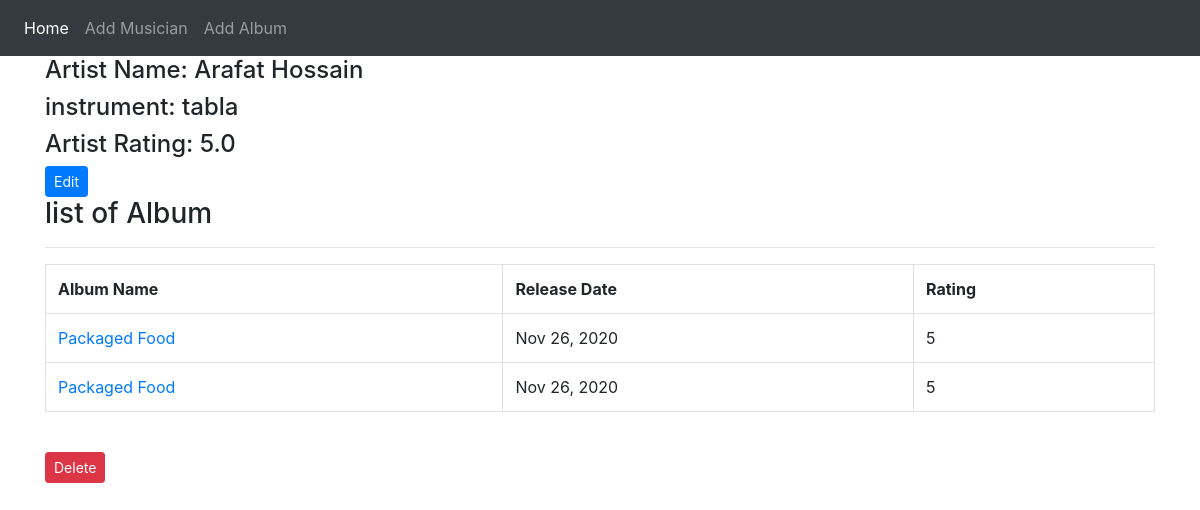
/album_list/2/, run on the app's committed database.
### App/models.py (models this page shows, shortened)
class Musician(models.Model):
    first_name = models.CharField(max_length=200)
    last_name = models.CharField(max_length=100)
    instrument = models.CharField(max_length = 50)

class  Album(models.Model):
    artist = models.ForeignKey(Musician, on_delete=models.CASCADE)
    name = models.CharField(max_length=200)
    release_date = models.DateTimeField()
    rating = (
        (1, "Worst"),
        (2, "Bad"),
        (3, "Not Bad"),
        (4, "Good"),
        (5, "Excellent!"),
    )
    num_stars = models.IntegerField(choices=rating)

### App/views.py (the view)
# urls.py: path('album_list/<int:artist_id>/', views.album_list, name='album_list'),
def album_list(request, artist_id):
    artist_info = Musician.objects.get(pk=artist_id)
    album_list = Album.objects.filter(artist=artist_id).order_by('name','release_date')
    artist_rating = Album.objects.filter(artist=artist_id).aggregate(Avg('num_stars'))
    diction = {'title': 'List of albums', 'artist_info':artist_info, 'album_list':album_list, 'artist_rating':artist_rating}
    return render ( request, 'App/album_list.html', context=diction)

### templates/App/album_list.html
{% extends 'App/base.html' %}
{% block body_block %}
<h4>Artist Name: {{ artist_info.first_name }} {{ artist_info.last_name }} </h4>
<h4>instrument: {{ artist_info.instrument}}</h4>
<h4>Artist Rating: {{ artist_rating.num_stars__avg }}</h4>
<a href="{% url 'App:edit_artist' artist_id=artist_info.id %}" class="btn btn-primary btn-sm">Edit</a>
<h3>list of Album </h3>
<hr>
<table class="table table-bordered">
    <tr>
        <th>Album Name </th>
        <th>Release Date</th>
        <th>Rating</th>
    </tr>
    {% for album in album_list %}
    <tr>
        <td><a href="{% url 'App:edit_album' album_id=album.id %}">{{ album.name }}</a></td>
        <td>{{ album.release_date|date:"M d, Y" }}</td>
        <td>{{ album.num_stars }}</td>
    </tr>
    {% endfor %}
</table>
<br>
<a href="{% url 'App:delete_artist' artist_id=artist_info.id %}" class="btn btn-danger btn-sm" onclick="return confirm('Delete Musician?')">Delete</a>
{% endblock %}

### data on the page
Musician: first_name "Arafat", last_name "Hossain", instrument "tabla"
Album: name "Packaged Food", release_date "Nov 26, 2020", num_stars "5"
Album: name "Packaged Food", release_date "Nov 26, 2020", num_stars "5"

### other printed values
{{ artist_rating.num_stars__avg }} "5.0"
